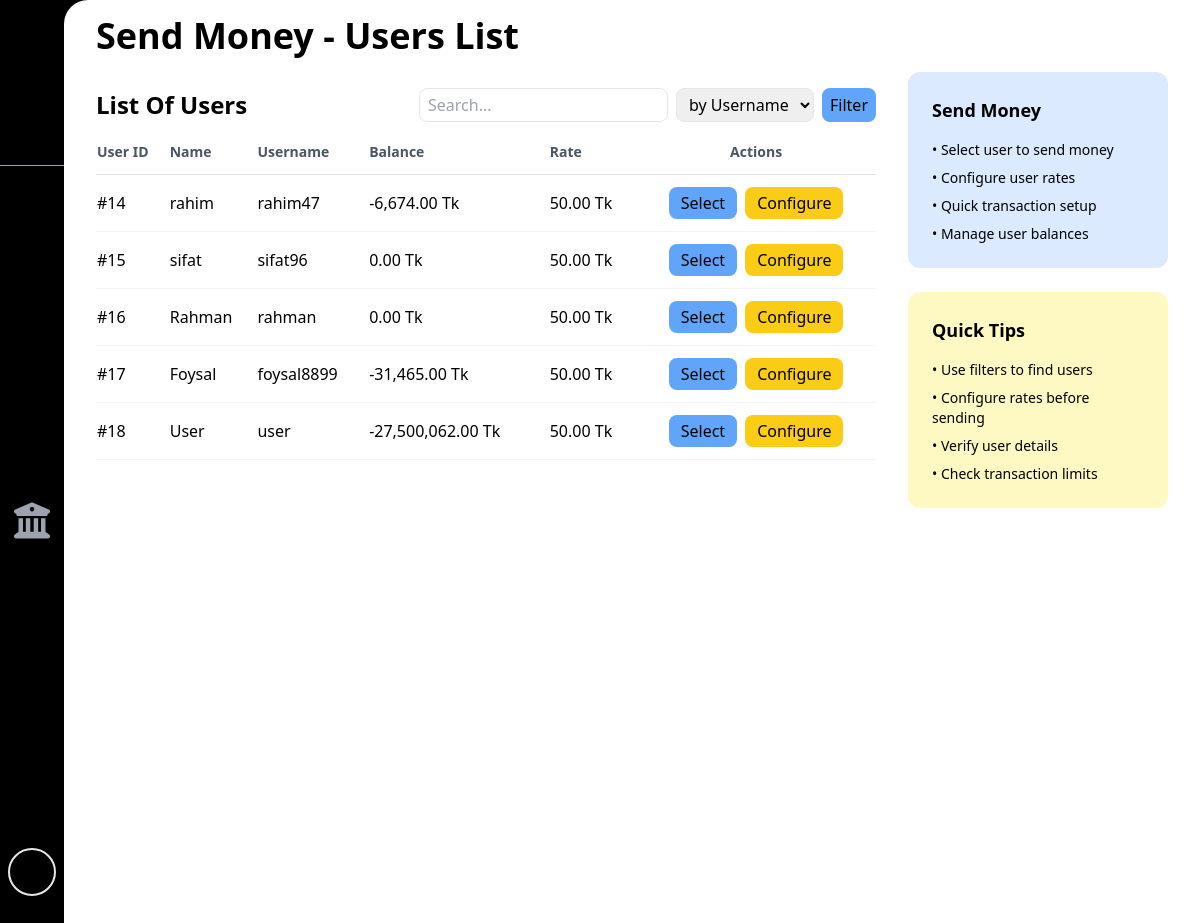
/views/admin/admin-user-send-money-list.php (signed in), run on the app's committed database.
### tables this page shows
CREATE TABLE `users` (
  `userID` int(255) NOT NULL,
  `name` varchar(30) NOT NULL,
  `username` varchar(30) NOT NULL,
  `password` varchar(255) NOT NULL,
  `superuser` varchar(5) NOT NULL,
  `balance` int(255) NOT NULL,
  `rate` double NOT NULL,
  `bkash` varchar(5) NOT NULL,
  `nagad` varchar(5) NOT NULL,
  `regdate` datetime NOT NULL DEFAULT current_timestamp()
);

### views/admin/admin-user-send-money-list.php (the view, shortened to what this page needs)
<!DOCTYPE html>
<html lang="en">
<head>
    <link rel="stylesheet" href="https://cdnjs.cloudflare.com/ajax/libs/font-awesome/6.7.2/css/all.min.css" />
    <link rel="stylesheet" href="../../assets/css/styles.css">
</head>
<body onload="onload()" class="overflow-hidden">
    <div class="bg-black h-screen dark:text-white w-full flex">
        <?php include("../../includes/sidebars/admin-sidebar.php"); ?>
        <div id="main-container" class="overflow-y-scroll px-8 w-full min-h-full sm:ml-16 sm:w-full bg-white dark:bg-[#232228] rounded-3xl rounded-bl-3xl transition-all duration-200">
            <?php include("../../includes/headers/admin-header.php"); ?>
            <section class="flex flex-col sm:flex-row w-full gap-8 pt-16 mt-2 h-full">
                <div class="w-full sm:w-3/4 mt-4 bg-white dark:bg-[#232228] rounded-xl">
                    <div class="flex flex-col sm:flex-row items-center justify-between mb-2">
                        <h2 class="text-2xl font-bold mb-4 sm:mb-0">List Of Users</h2>
                        <form method="POST" class="flex flex-row justify-end sm:justify-end space-x-1 sm:space-x-2 overflow-x-auto">
                            <input type="text" id="filter-input" name="filter-val" placeholder="Search..."
                                class="w-24 sm:w-auto px-1 sm:px-2 py-1 rounded-lg border dark:bg-[#161618] dark:border-gray-700 focus:outline-none focus:border-blue-500">
                            <select name="filterOption" id="filter-option"
                                class="w-24 sm:w-auto px-1 sm:px-2 py-1 rounded-lg border dark:bg-[#161618] dark:border-gray-700 focus:outline-none focus:border-blue-500">
                                <option value="username">by Username</option>
                            </select>
                            <button type="submit" name="btn-filter" value="clicked"
                                class="w-20 sm:w-auto bg-blue-400 text-black px-2 py-1 rounded-lg hover:bg-blue-500 transition duration-300">
                                Filter
                            </button>
                        </form>
                    </div>
                    <div class="overflow-x-auto h-[77vh] sm:h-full">
                        <table class="w-full">
                            <thead>
                                <tr class="border-b text-sm font-medium text-gray-600 dark:text-gray-400">
                                    <th class="py-3 text-left">User ID</th>
                                    <th class="py-3 text-left">Name</th>
                                    <th class="py-3 text-left">Username</th>
                                    <th class="py-3 text-left">Balance</th>
                                    <th class="py-3 text-left">Rate</th>
                                    <th class="py-3 text-center">Actions</th>
                                </tr>
                            </thead>
                            <tbody>
                                <?php
                                include("../../config/connection.php");
                                if(!empty($_POST["btn-filter"]) && $_POST["btn-filter"]=="clicked") {
                                    $filterOption = mysqli_real_escape_string($conn, $_POST['filterOption']);
                                    $filterVal = mysqli_real_escape_string($conn, $_POST['filter-val']);
                                    switch($filterOption) {
                                        case 'username':
                                            $sql = "SELECT * FROM users WHERE username LIKE '%$filterVal%' AND superuser = 'false'";
                                            break;
                                        case 'userID':
                                            $sql = "SELECT * FROM users WHERE userID LIKE '%$filterVal%' AND superuser = 'false'";
                                            break;
                                        case 'name':
                                            $sql = "SELECT * FROM users WHERE name LIKE '%$filterVal%' AND superuser = 'false'";
                                            break;
                                        default:
                                            $sql = "SELECT * FROM users WHERE superuser = 'false'";
                                    }
                                } else {
                                    $sql = "SELECT * FROM users WHERE superuser = 'false'";
                                }
                                $result = mysqli_query($conn, $sql) or die("Query Failed.");
                                if (mysqli_num_rows($result) > 0) {
                                    while ($row = mysqli_fetch_assoc($result)) {
                                        echo "
                                        <tr class='border-b border-gray-100 dark:border-gray-800 hover:bg-gray-50 dark:hover:bg-[#161618] transition duration-300'>
                                            <td class='py-3'>#{$row['userID']}</td>
                                            <td class='py-3'>{$row['name']}</td>
                                            <td class='py-3'>{$row['username']}</td>
                                            <td class='py-3'>" . number_format($row['balance'], 2) . " Tk</td>
                                            <td class='py-3'>" . number_format($row['rate'], 2) . " Tk</td>
                                            <td class='py-3 flex justify-center gap-2'>
                                                <a href='admin-user-send-money.php?user={$row['username']}'
                                                    class='bg-blue-400 text-black px-3 py-1 rounded-lg hover:bg-blue-500 transition duration-300'>
                                                    Select
                                                </a>
                                                <a href='admin-single-user-rate-config.php?user={$row['username']}'
                                                    class='bg-yellow-400 text-black px-3 py-1 rounded-lg hover:bg-yellow-500 transition duration-300'>
                                                    Configure
                                                </a>
                                            </td>
                                        </tr>";
                                    }
                                } else {
                                    echo "<tr><td colspan='5' class='py-4 text-center text-gray-500'>No users found</td></tr>";
                                }
                                ?>
                            </tbody>
                        </table>
                    </div>
                </div>
                <div class="hidden sm:block w-1/4 space-y-6">
                    <div class="bg-blue-100 dark:bg-blue-900 p-6 rounded-xl">
                        <h3 class="text-lg font-bold mb-4">Send Money</h3>
                        <ul class="space-y-2 text-sm">
                            <li>• Select user to send money</li>
                            <li>• Configure user rates</li>
                            <li>• Quick transaction setup</li>
                            <li>• Manage user balances</li>
                        </ul>
                    </div>
                    <div class="bg-yellow-100 dark:bg-yellow-900 p-6 rounded-xl">
                        <h3 class="text-lg font-bold mb-4">Quick Tips</h3>
                        <ul class="space-y-2 text-sm">
                            <li>• Use filters to find users</li>
                            <li>• Configure rates before sending</li>
                            <li>• Verify user details</li>
                            <li>• Check transaction limits</li>
                        </ul>
                    </div>
                </div>
            </section>
        </div>
    </div>
</body>
</html>

### data on the page
users: userID "14", name "rahim", username "rahim47", balance "-6,674.00", rate "50.00"
users: userID "15", name "sifat", username "sifat96", balance "0.00", rate "50.00"
users: userID "16", name "Rahman", username "rahman", balance "0.00", rate "50.00"
users: userID "17", name "Foysal", username "foysal8899", balance "-31,465.00", rate "50.00"
users: userID "18", name "User", username "user", balance "-27,500,062.00", rate "50.00"
